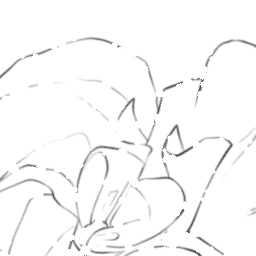
#> input picture input/0.png, 256 x 256 px
$ python utils.py
#> lines starting #> are read from the running program, lines starting #| are printed output that depends on the picture; after the words box and inside, x2 and y2 are one past the last pixel; in counts of white or black regions, pixels touching at a corner belong together
#> further down, y is the input picture: shape (256, 256); min 60, max 255, mean 249.3
import numpy as np
import cv2


def generate_random_gap(imgs, gap_configs, seed=None):
#> called with seed = 1
    bg = np.full(imgs[0].shape, 1., np.float32)

    imgs_with_gaps = []
    masks = []

    if seed is not None:
        np.random.seed(seed)

    for img in imgs:
        img_height, img_width = img.shape[:2]
        mask = np.zeros_like(img, np.float32)
        print(mask.shape)
        for gap_config in gap_configs:
            nb_min, nb_max, r_min, r_max, b_min, b_max = gap_config
            _mask = np.zeros_like(img, np.float32)

            for _ in range(np.random.randint(nb_min, nb_max)):
                center = (np.random.randint(img_width), np.random.randint(img_height))
                radius = np.random.randint(r_min, r_max)
                cv2.circle(_mask, center, radius, 1., -1)

                blur_radius = np.random.randint(b_min, b_max) * 2 + 1
                _mask = cv2.blur(_mask, (blur_radius, blur_radius))

                _mask = np.expand_dims(_mask, axis=-1)

            # accumulate masks
            mask = mask + _mask

        mask = np.clip(mask, 0., 1.)

        # composite with mix
        imgs_with_gaps.append(img * (1. - mask) + bg * mask)
        masks.append(mask * (1. - img))
#> this loop made 1 pass
#> (img_height, img_width) on pass 1: (256, 256)
#| (256, 256, 1)
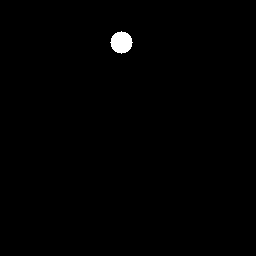
#> _mask: shape (256, 256, 1) float32; values 0 (black) and 1 (white), 0.58% white; 1 white region, box (x1, y1, x2, y2) and area: (110, 31, 133, 54) 377
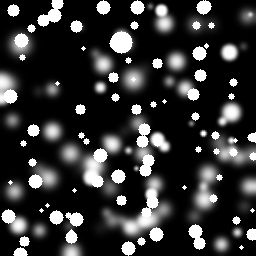
#> mask: shape (256, 256, 1) float32; min 0, max 1, mean 0.207
#> after the loop, imgs_with_gaps = 1 item; masks = 1 item

    return np.array(imgs_with_gaps, np.float32), np.array(masks, np.float32)


if __name__ == "__main__":
    y = cv2.imread('./input/0.png', cv2.IMREAD_GRAYSCALE)
    y = np.expand_dims(y, -1) / 255

    gap_configs352 = [
        [50, 600, 2, 8, 0, 1],
        [50, 600, 2, 10, 0, 2],
        [1, 2, 5, 15, 0, 3]
    ]

    x, m = generate_random_gap([y], gap_configs352, 1)

    cv2.imwrite('./gap_x_check.png', x[0] * 255)
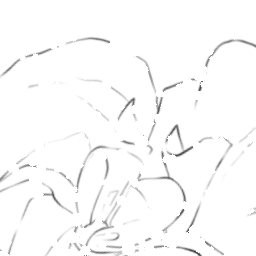
#> saved as gap_x_check.png: shape (256, 256, 1); min 60, max 255, mean 250.6
    cv2.imwrite('./gap_y_check.png', y * 255)

$ run again, with input/2.png copied over input/0.png
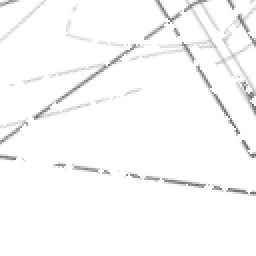
#> input picture input/2.png, 128 x 128 px (shown 2 times larger)
#> y is the input picture: shape (128, 128); min 95, max 255, mean 249.7
#> y: shape (128, 128, 1) float64
#> the loop in generate_random_gap, `for img in imgs:` made 1 pass
#> (img_height, img_width) on pass 1: (128, 128)
#> (printed output is left out)
#> after the loop in generate_random_gap, `for img in imgs:`:
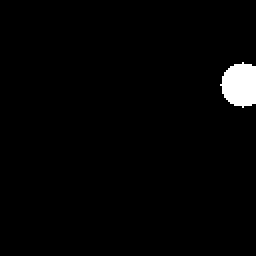
#> _mask: shape (128, 128, 1) float32 (shown 2 times larger); values 0 (black) and 1 (white), 2% white; 1 white region, box (x1, y1, x2, y2) and area: (110, 31, 128, 54) 322
#> after the loop in generate_random_gap, `for img in imgs:`: imgs_with_gaps = 1 item
#> `cv2.imwrite('./gap_x_check.png', x[0] * 255)`:
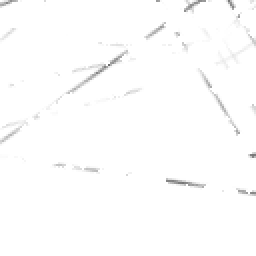
#> saved as gap_x_check.png: shape (128, 128, 1) (shown 2 times larger); min 109, max 255, mean 253.1

$ run again, with input/3.png copied over input/0.png
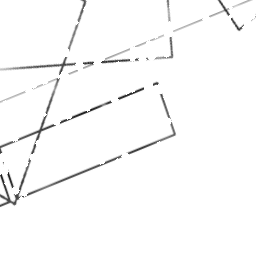
#> input picture input/3.png, 256 x 256 px
#> y is the input picture: shape (256, 256); min 21, max 255, mean 250.1
#> y: shape (256, 256, 1) float64
#> the loop in generate_random_gap, `for img in imgs:` made 1 pass
#> (img_height, img_width) on pass 1: (256, 256)
#> (printed output is left out)
#> after the loop in generate_random_gap, `for img in imgs:`: imgs_with_gaps = 1 item
#> `cv2.imwrite('./gap_x_check.png', x[0] * 255)`:
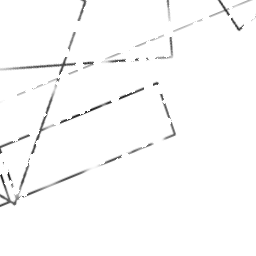
#> saved as gap_x_check.png: shape (256, 256, 1); min 21, max 255, mean 251
